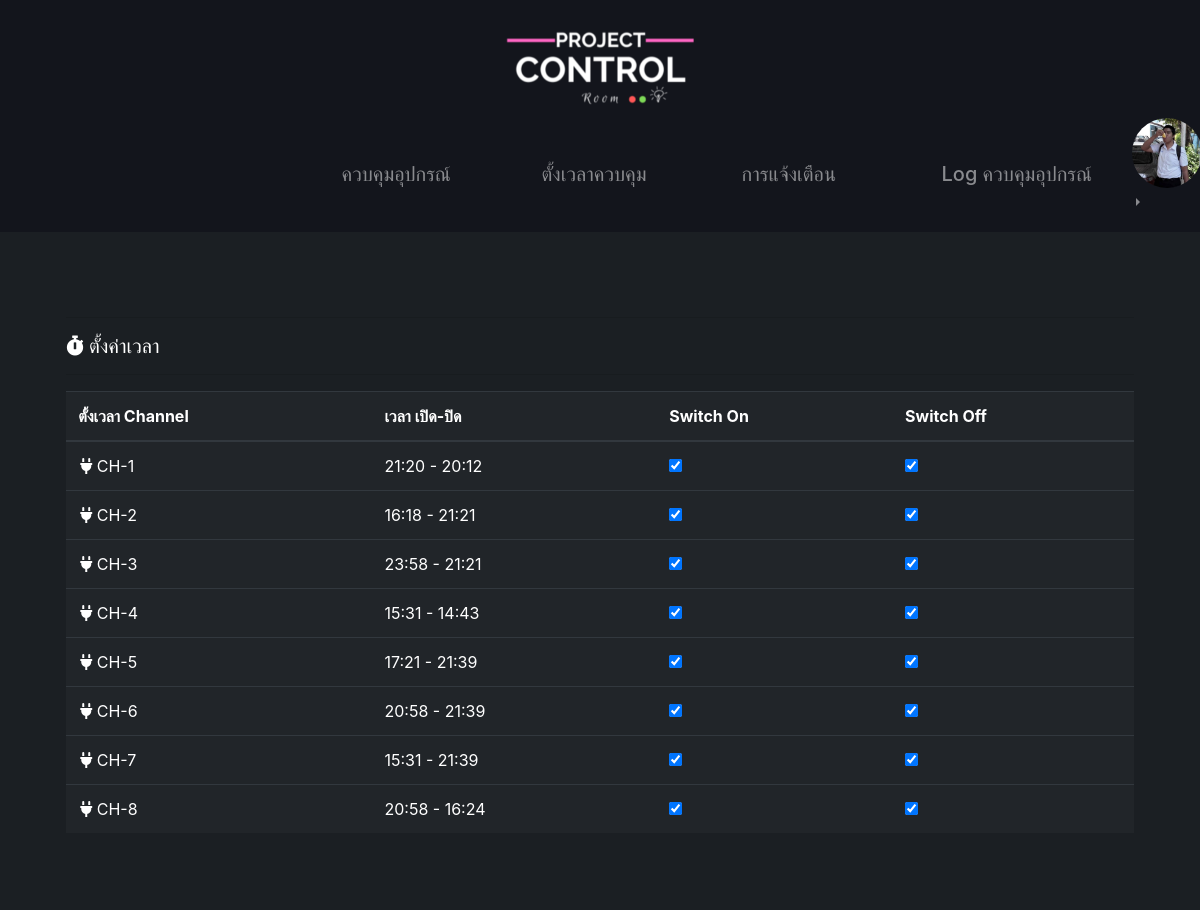
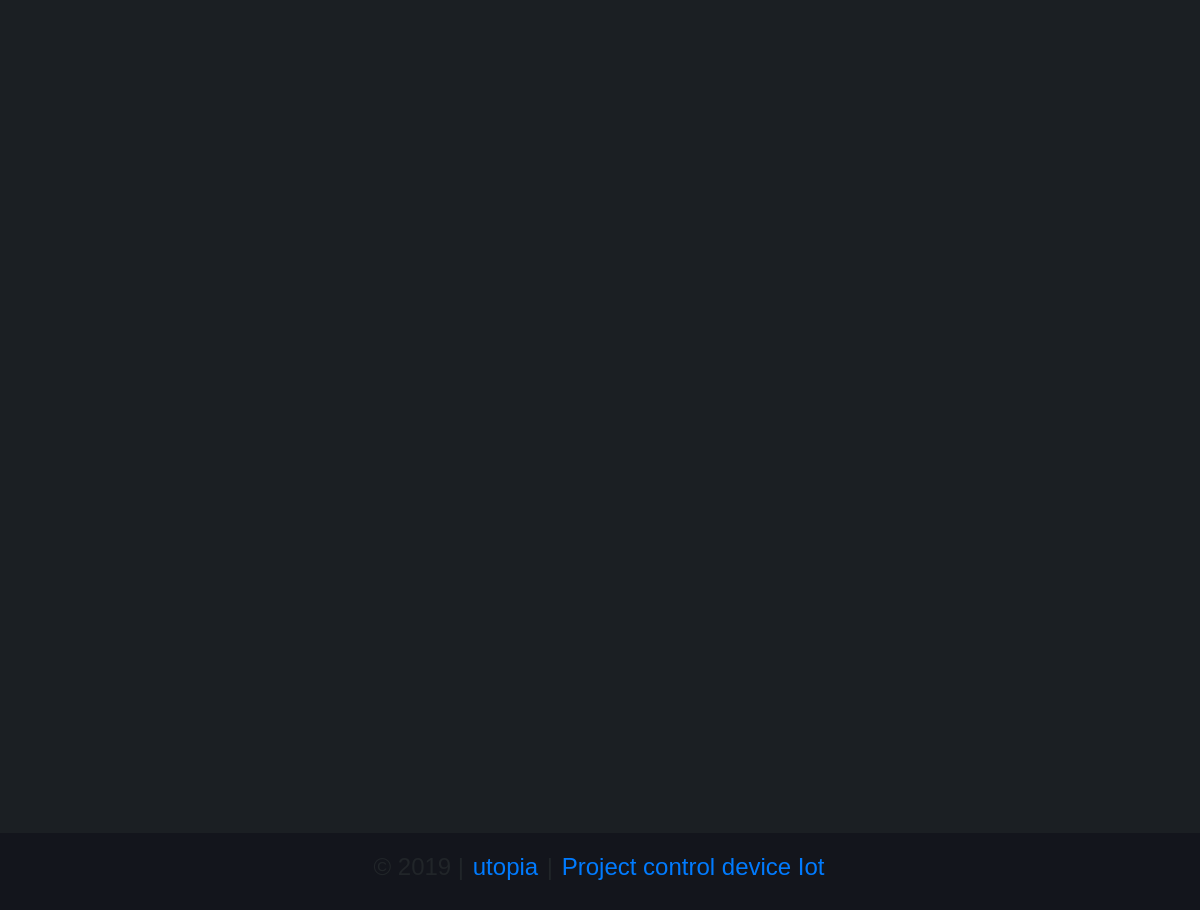
The page /projectcontrol/timeControl.php (signed in) on the database its author committed (2 pictures, top to bottom).
### tables this page shows
CREATE TABLE `users` (
  `userid` int(2) NOT NULL,
  `username` varchar(50) NOT NULL,
  `password` varchar(50) NOT NULL,
  `fname` varchar(50) NOT NULL,
  `lname` varchar(50) NOT NULL,
  `email` varchar(50) NOT NULL,
  `picture` varchar(100) NOT NULL,
  `date` timestamp NULL DEFAULT CURRENT_TIMESTAMP,
  `status` varchar(1) NOT NULL DEFAULT 'Y'
);

CREATE TABLE `settime` (
  `timeid` int(10) NOT NULL,
  `channelid` int(2) NOT NULL,
  `timesetOn` varchar(6) NOT NULL,
  `stateOn` varchar(1) NOT NULL,
  `timesetOff` varchar(6) NOT NULL,
  `stateOff` varchar(1) NOT NULL
);

### projectcontrol/timeControl.php (the view, shortened to what this page needs)
<?php
require "head.php";
require "inc/connect.php";
$sql = "SELECT * FROM settime";
$result = mysqli_query($con, $sql);
?>
<link href="https://gitcdn.github.io/bootstrap-toggle/2.2.2/css/bootstrap-toggle.min.css" rel="stylesheet">
<link rel="stylesheet" href="compiled/flipclock.css">
<div class="container">
    <div class="row">
        <div class="col-sm">
        </div>
    </div>
    <div class="col-sm">
    </div>
    <div class="postable">
        <div class="row">
            <div class="col-sm-12">
            </div>
            <div class="col-sm-12" style="margin-bottom:25%;margin-top:6%;">
                <hr>
                <h5 style="color:white;"><i class="fas fa-stopwatch"></i> ตั้งค่าเวลา</h5>
                <hr>
                <div class="table-responsive-xl">
                    <table class="table table-hover table-dark">
                        <thead>
                            <tr>
                                <th scope="col">ตั้งเวลา Channel </th>
                                <th scope="col">เวลา เปิด-ปิด</th>
                                <th scope="col">Switch On</th>
                                <th scope="col">Switch Off</th>
                            </tr>
                        </thead>
                        <tbody>
                            <?php
                            while ($row = mysqli_fetch_assoc($result)) {
                                $channelid = $row['channelid'];
                                $url_timeset = "timeSet.php?id=$channelid";
                                $timeseton = $row['timesetOn'];
                                $timesetoff = $row['timesetOff'];
                                $stateon = $row['stateOn'];
                                $stateoff = $row['stateOff'];
                            ?>
                                <tr>
                                    <td><a class="" style="color:inherit;text-decoration: none !important" href="<?php echo $url_timeset; ?>"><i class="fas fa-plug"></i> CH-<?php echo $channelid; ?></a></td>
                                    <td><?php echo $timeseton . " - " . $timesetoff; ?></td>
                                    <td>
                                        <?php if ($stateon == 1) { ?>
                                            <input type="checkbox" id="switchon" checked data-toggle="toggle" data-style="ios" data-onstyle="primary" data-offstyle="secondary" value="<?php echo $channelid; ?>">
                                        <?php } else { ?>
                                            <input type="checkbox" id="switchon" data-toggle="toggle" data-style="ios" data-onstyle="primary" data-offstyle="secondary" value="<?php echo $channelid; ?>">
                                        <?php } ?>
                                    </td>
                                    <td>
                                        <?php if ($stateoff == 1) { ?>
                                            <input type="checkbox" id="switchoff" checked data-toggle="toggle" data-style="ios" data-onstyle="primary" data-offstyle="secondary" value="<?php echo $channelid; ?>">
                                        <?php } else { ?>
                                            <input type="checkbox" id="switchoff" data-toggle="toggle" data-style="ios" data-onstyle="primary" data-offstyle="secondary" value="<?php echo $channelid; ?>">
                                        <?php } ?>
                                    </td>
                                </tr>
                            <?php }
                            ?>
                        </tbody>
                    </table>
                </div>
            </div>
            <div class="col-sm-12">
            </div>
        </div>
    </div>
</div>
<?php
require "footer.php";
?>

### projectcontrol/head.php (shortened to what this page needs)
<?php
require "inc/connect.php";
$userid = $_SESSION['userid'];
$sessionstatus = $_SESSION['status'];
$sql = "SELECT * FROM users WHERE userid=$userid";
$result = mysqli_query($con, $sql);
$row = mysqli_fetch_array($result);
$profileimg  = $row['picture'];
?>
<!DOCTYPE html>
<html lang="en">
<head>
    <link rel="stylesheet" href="css/stylefooter.css">
    <link rel="stylesheet" href="css/styleheader.css">
    <link rel="stylesheet" href="//cdnjs.cloudflare.com/ajax/libs/timepicker/1.3.5/jquery.timepicker.min.css">
    <link rel="stylesheet" href="https://maxcdn.bootstrapcdn.com/bootstrap/4.0.0/css/bootstrap.min.css">
    <link rel="stylesheet" href="https://use.fontawesome.com/releases/v5.8.1/css/all.css">
</head>
<body style="background-color:#1b1f23">
    <div class="row">
        <div class="col-sm" style="background-color: #13151c">
        </div>
        <div class="col-sm-3" style="background-color: #13151c">
            <a href="<?php if ($sessionstatus != "R") {
                            echo "indexuser.php";
                        } else {
                            echo "viewchannel.php";
                        } ?>">
                <img src="img/Project.png" class="img-fluid" alt="Responsive image">
            </a>
        </div>
        <div class="col-sm" style="background-color: #13151c">
        </div>
    </div>
    <div class="row" style="background-color: #13151c">
        <div class="col-md-6 offset-md-3" style="background-color: #13151c">
            <header>
                <nav class="navbar navbar-expand-lg navbar-dark">
                    <div class="collapse navbar-collapse" id="navbarTogglerDemo01" style="height:100px;">
                            <?php if ($sessionstatus != 'R') { ?>
                                <ul class="navbar-nav">
                                    <li class="nav-item">
                                        <a class="nav-link" href="indexuser.php">
                                            <h5>ควบคุมอุปกรณ์</h5>
                                        </a>
                                    </li>
                                    <li class="nav-item">
                                        <a class="nav-link" href="timeControl.php">
                                            <h5>ตั้งเวลาควบคุม</h5>
                                        </a>
                                    </li>
                                    <li class="nav-item">
                                        <a class="nav-link" href="notify.php">
                                            <h5>การแจ้งเตือน</h5>
                                        </a>
                                    </li>
                                    <li class="nav-item">
                                        <a class="nav-link" href="log.php">
                                            <h5>Log ควบคุมอุปกรณ์</h5>
                                        </a>
                                    </li>
                                <?php } ?>
                                </ul>
                                <div class="btn-group dropright" style="margin-bottom:2%;">
                                    <ul class="navbar-nav">
                                        <li class="nav-link dropdown-toggle dropdown-toggle-split" role="button" data-toggle="dropdown" aria-haspopup="true" aria-expanded="false">
                                            <img src="upload/pic/<?php echo  $profileimg; ?>" class="rounded-circle" style="width:70px;height:70px">
                                        </li>
                                    </ul>
                                </div>
                    </div>
                </nav>
            </header>
        </div>
    </div>
    <div class="row" style="height:100%;">
        <div class="col-sm">
        </div>
        <div class="col-sm-11" style="height:auto;">

### projectcontrol/footer.php
</div>
<div class="col-sm" style="">
</div>
</div>
<footer>
    <center>
        <h4>&copy; 2019 | <a href="">utopia</a> | <a href="">Project control device Iot</a> </h4>
    </center>
</footer>
</body>
</html>

### projectcontrol/css/stylefooter.css (style rules this page uses)
footer { background-color: #13151c; font-family: 'Gill Sans', 'Gill Sans MT', Calibri, 'Trebuchet MS', sans-serif; bottom: 0; font-size: 18px; padding: 20px; position: fixed; width: 100%; }

### projectcontrol/css/styleheader.css (style rules this page uses)
body { position:absolute; top: 0; bottom: 0; left: 0; right: 0; height: 100%; display: block; }
a { padding: 2px; }
h6 , h5 { font-family: 'Poiret One', cursive; }
li.nav-item { padding: 10px; width: 200px; height: 60px; }

### projectcontrol/timeControl.php (style rules this page uses)
.col-sm-12 { background: #1b1f23; }

### rows shown on the page
users: picture (picture)
settime: channelid "1", timesetOn "21:20", timesetOff "20:12"
settime: channelid "2", timesetOn "16:18", timesetOff "21:21"
settime: channelid "3", timesetOn "23:58", timesetOff "21:21"
settime: channelid "4", timesetOn "15:31", timesetOff "14:43"
settime: channelid "5", timesetOn "17:21", timesetOff "21:39"
settime: channelid "6", timesetOn "20:58", timesetOff "21:39"
settime: channelid "7", timesetOn "15:31", timesetOff "21:39"
settime: channelid "8", timesetOn "20:58", timesetOff "16:24"
